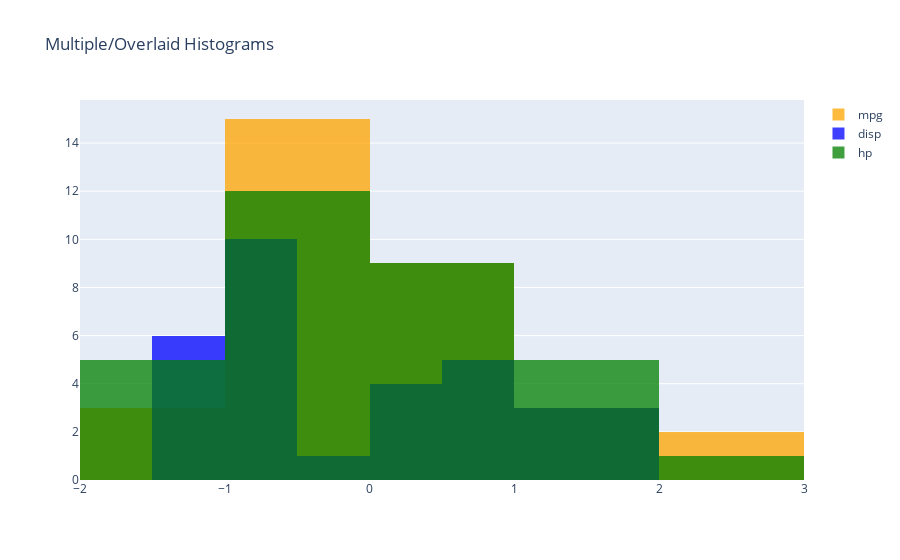

The notebook cell this image was saved under:
### Code cell
from sklearn.preprocessing import StandardScaler

# Standardize features by removing the mean and scaling to unit variance
cars_data = pd.DataFrame(StandardScaler().fit_transform(cars_subset), columns=list(cars_subset.columns))

# Overlaid Histogram
over_hist_fig = go.Figure()
over_hist_fig.add_trace(go.Histogram(x=cars_data.mpg, name='mpg', marker_color='orange'))
over_hist_fig.add_trace(go.Histogram(x=cars_data.disp, name='disp', marker_color='blue'))
over_hist_fig.add_trace(go.Histogram(x=cars_data.hp, name='hp', marker_color='green'))

# Overlay both histograms
over_hist_fig.update_layout(barmode='overlay', title='Multiple/Overlaid Histograms')
# Reduce opacity to see both histograms
over_hist_fig.update_traces(opacity=0.75)
over_hist_fig.show()

### Figure 1 — Plotly figure (JSON) as saved in the notebook; plotly's stock layout.template omitted (floating-point values rounded to 4 significant figures)
{"data": [{"marker": {"color": "orange"}, "name": "mpg", "opacity": 0.75, "type": "histogram", "x": [0.1533, 0.1533, 0.4567, 0.2207, -0.2344, -0.3356, -0.9762, 0.7265, 0.4567, -0.1501, -0.3861, -0.6222, -0.4704, -0.8244, -1.634, -1.634, -0.9087, 2.075, 1.738, 2.328, 0.2376, -0.7739, -0.8244, -1.145, -0.1501, 1.215, 0.9962, 1.738, -0.7233, -0.06585, -0.8582, 0.2207]}, {"marker": {"color": "blue"}, "name": "disp", "opacity": 0.75, "type": "histogram", "x": [-0.5798, -0.5798, -1.006, 0.2236, 1.06, -0.04691, 1.06, -0.6888, -0.7371, -0.5174, -0.5174, 0.3695, 0.3695, 0.3695, 1.978, 1.88, 1.716, -1.246, -1.271, -1.309, -0.9068, 0.7155, 0.6007, 0.9778, 1.388, -1.244, -0.9052, -1.112, 0.986, -0.7027, 0.5761, -0.8995]}, {"marker": {"color": "green"}, "name": "hp", "opacity": 0.75, "type": "histogram", "x": [-0.5437, -0.5437, -0.7956, -0.5437, 0.4195, -0.6177, 1.457, -1.255, -0.7659, -0.351, -0.351, 0.4936, 0.4936, 0.4936, 0.8641, 1.012, 1.235, -1.196, -1.403, -1.21, -0.7363, 0.04909, 0.04909, 1.457, 0.4195, -1.196, -0.8252, -0.4992, 1.738, 0.4195, 2.791, -0.5585]}], "layout": {"barmode": "overlay", "title": {"text": "Multiple/Overlaid Histograms"}}}
